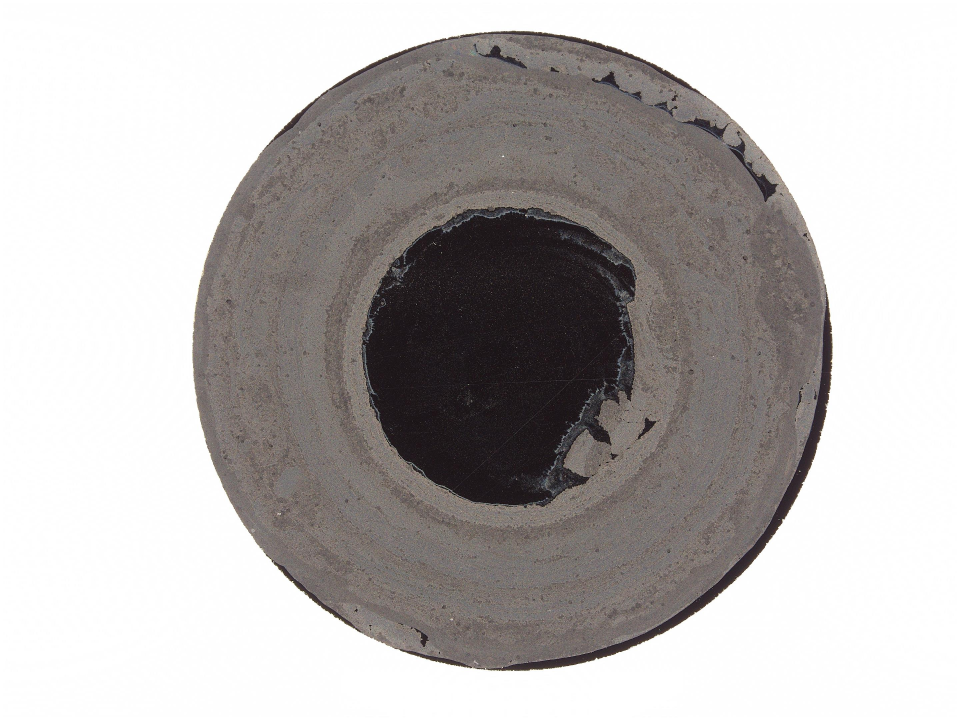
#> input picture Image/01.jpg, 2880 x 2160 px (shown at 1/3 size); its folder holds only this picture in this run
$ jupyter execute 240827_Figure.ipynb
#> lines starting #> are read from the running program, lines starting #| are printed output that depends on the picture; after the words box and inside, x2 and y2 are one past the last pixel; in counts of white or black regions, pixels touching at a corner belong together; long printed decimals are rounded
[cell 1]
import cv2
import numpy as np
import matplotlib.pyplot as plt
import glob
import os
import pandas as pd
import seaborn as sns
from sklearn.model_selection import train_test_split
from sklearn.linear_model import LogisticRegression
import shutil

DEBUG = False
HARD_LIMIT_DIM = 500

# Define the path for images
path = r'.\Image\*.jpg'
filenames = glob.glob(path)
print(filenames)

# Define the labels for the DataFrame
labels = ['raw(m)', 'inner(m)', 'middle(m)', 'outer(m)', 'raw(s)', 'inner(s)', 'middle(s)', 'outer(s)']
df = pd.DataFrame(columns=labels)

for filename in filenames:
    # Read the image in grayscale
    img = cv2.imread(filename, cv2.IMREAD_GRAYSCALE)
#> img: shape (2160, 2880); min 0, max 255, mean 181.6
    print(filename)

    # Resize the image (remove if GPU is enabled)
    img_resized = cv2.resize(img, dsize=None, fx=0.25, fy=0.25)
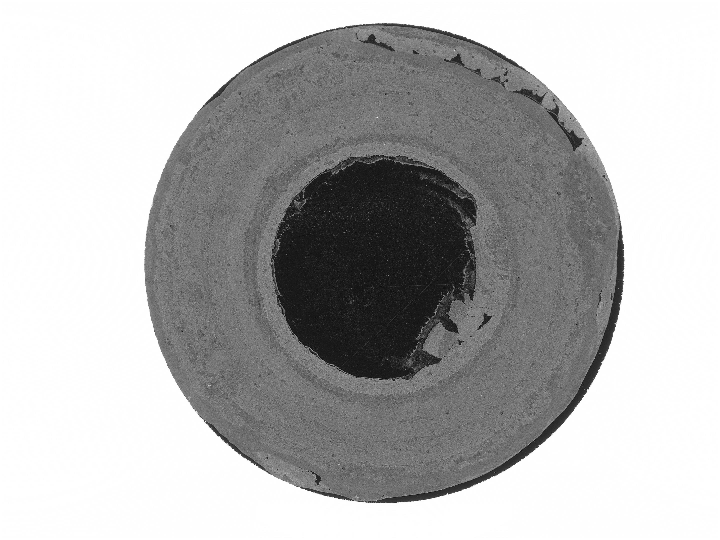
#> img_resized: shape (540, 720); min 5, max 255, mean 181.6
    cv2.imwrite('img.jpg', img_resized, [int(cv2.IMWRITE_JPEG_QUALITY), 100])

    print('size:{}'.format(img_resized.size))
#| size:388800
    print('shape:{}'.format(img_resized.shape))
#| shape:(540, 720)

    # Apply a median filter
    img_median = cv2.medianBlur(img_resized, 15)

    # Perform Hough Circle Transformation
    circles = cv2.HoughCircles(img_median, cv2.HOUGH_GRADIENT, 1.5, 50, param1=150, param2=100, minRadius=200, maxRadius=300)
#> circles = [[383.2, 264.8, 238.6]]

    # Check if any circles are detected
    if circles is not None:
        circles = np.uint16(np.around(circles))
#> circles = [[383, 265, 239]]
        img_edges_hough = cv2.cvtColor(img_resized, cv2.COLOR_GRAY2BGR)

        # Draw all detected circles
        for i in circles[0, :]:
            cv2.circle(img_edges_hough, (i[0], i[1]), i[2], (0, 255, 0), 2)
            cv2.circle(img_edges_hough, (i[0], i[1]), 2, (0, 0, 255), 3)
#> this loop made 1 pass
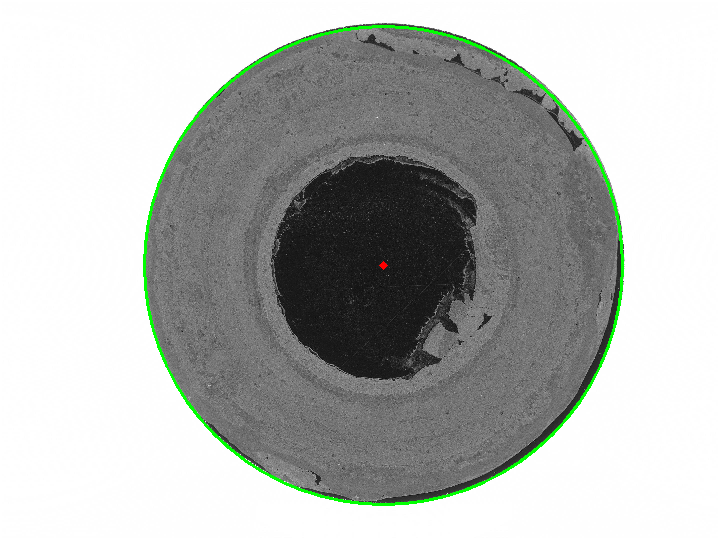
#> img_edges_hough: shape (540, 720, 3); mean B, G, R 179.8, 182.8, 179.9

        # Extract the largest circle that doesn't exceed HARD_LIMIT_DIM
        biggestCircle = max(circles[0, :], key=lambda x: x[2] if x[2] <= HARD_LIMIT_DIM else 0)
#> biggestCircle = [383, 265, 239]
        print('biggest circle:', biggestCircle)
#| biggest circle: [383 265 239]

        cv2.circle(img_edges_hough, (biggestCircle[0], biggestCircle[1]), biggestCircle[2], (255, 0, 0), 10)
        cv2.circle(img_edges_hough, (biggestCircle[0], biggestCircle[1]), 2, (255, 0, 0), 10)
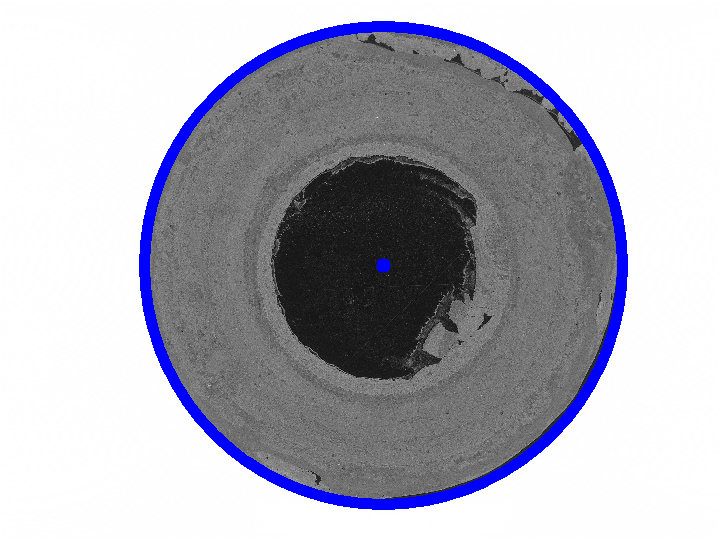
#> img_edges_hough: shape (540, 720, 3); mean B, G, R 185.6, 174.7, 174.7

        # Generate data set for ML
        a = 0.57350362
        b = 0.816496821

        # Calculate radii
        interRad = int(a * biggestCircle[2])
#> interRad = 137
        midRad = int(b * biggestCircle[2])
#> midRad = 195
        outerRad = int(biggestCircle[2])
#> outerRad = 239
        print('radius:', interRad, midRad, outerRad)
#| radius: 137 195 239

        # Create masks for different circle regions
        shape = img_edges_hough.shape[1::-1]
#> shape = (720, 540)
        interMask = np.zeros((shape[1], shape[0]), dtype=np.uint8)
        cv2.circle(interMask, center=(biggestCircle[0], biggestCircle[1]), radius=interRad, color=255, thickness=-1)
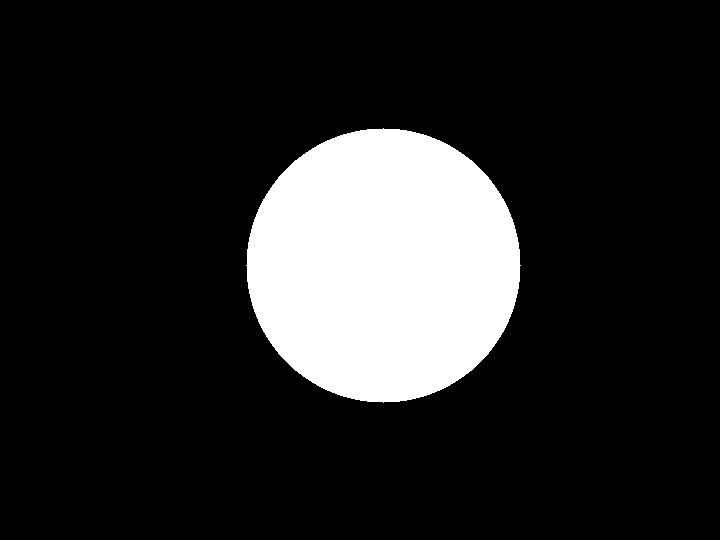
#> interMask: shape (540, 720); 15.2% white; 1 white region, box (x1, y1, x2, y2) and area: (246, 128, 521, 403) 58941

        midCircle = np.zeros((shape[1], shape[0]), dtype=np.uint8)
        cv2.circle(midCircle, center=(biggestCircle[0], biggestCircle[1]), radius=midRad, color=255, thickness=-1)
#> midCircle: shape (540, 720); 30.7% white; 1 white region, box (x1, y1, x2, y2) and area: (188, 70, 579, 461) 119433

        outerCircle = np.zeros((shape[1], shape[0]), dtype=np.uint8)
        cv2.circle(outerCircle, center=(biggestCircle[0], biggestCircle[1]), radius=outerRad, color=255, thickness=-1)
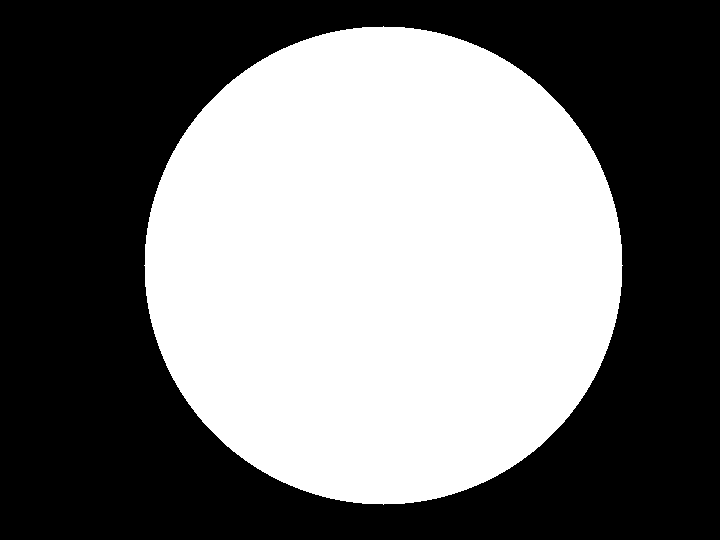
#> outerCircle: shape (540, 720); 46.1% white; 1 white region, box (x1, y1, x2, y2) and area: (144, 26, 623, 505) 179373

        midMask = ~interMask & midCircle
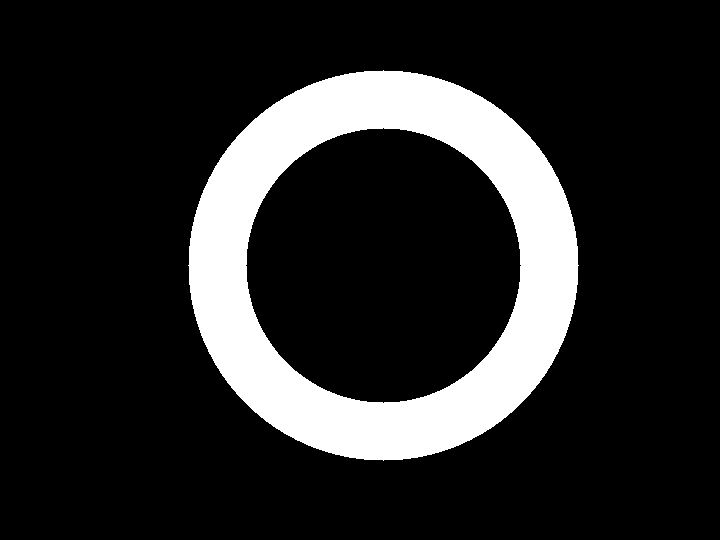
#> midMask: shape (540, 720); 15.6% white; 1 white region, box (x1, y1, x2, y2) and area: (188, 70, 579, 461) 60492
        outerMask = ~midCircle & outerCircle
#> outerMask: shape (540, 720); 15.4% white; 1 white region, box (x1, y1, x2, y2) and area: (144, 26, 623, 505) 59940

        # Normalize the image
        norm = cv2.normalize(img_resized, None, alpha=5, beta=250, norm_type=cv2.NORM_MINMAX, mask=outerCircle)
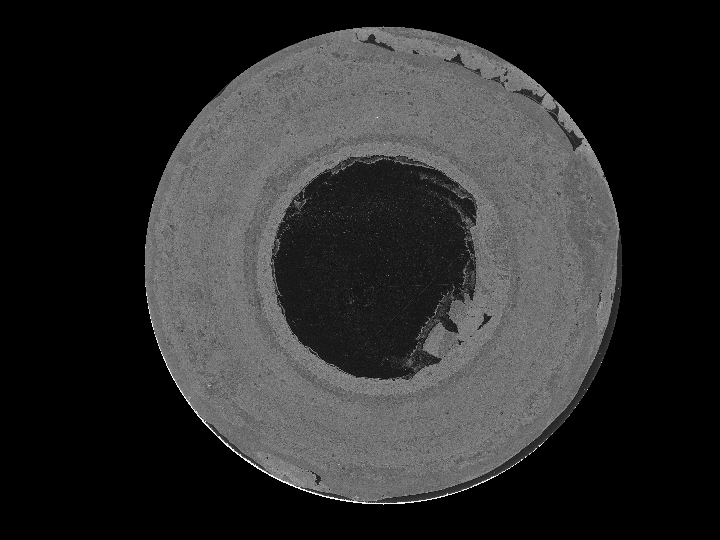
#> norm: shape (540, 720); min 0, max 250, mean 44.6
        all_mean, all_std = cv2.meanStdDev(norm, mask=outerCircle)
#> all_mean = [96.6]; all_std = [37.19]

        inner = norm.copy()
        middle = norm.copy()
        outer = norm.copy()

        # Edge detection using Canny
        img_edges = cv2.Canny(norm, 300, 300)
#> img_edges: shape (540, 720); 1.1% white in thin lines or dots, all inside (x1, y1, x2, y2) = (144, 26, 623, 505)
        inner_edge = img_edges.copy()
        middle_edge = img_edges.copy()
        outer_edge = img_edges.copy()

        inner[interMask == 0] = [255]
        middle[midMask == 0] = [255]
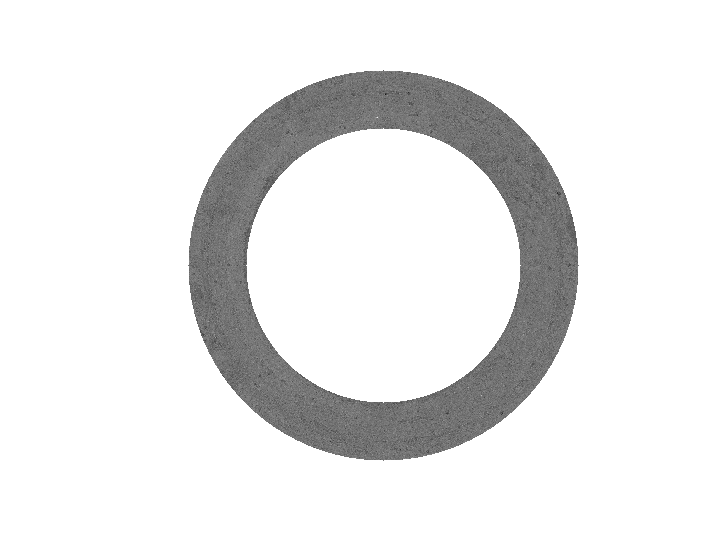
#> middle: shape (540, 720); min 20, max 255, mean 233.1
        outer[outerMask == 0] = [255]
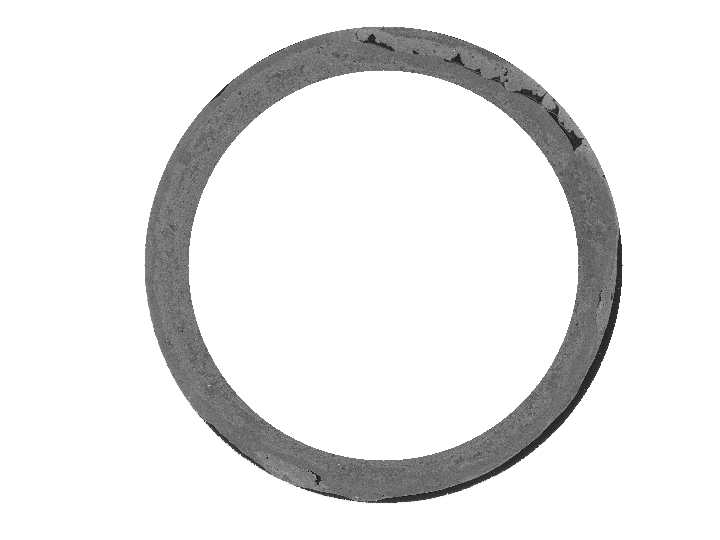
#> outer: shape (540, 720); min 14, max 255, mean 232.8

        # Calculate mean and standard deviation for each region
        i_mean, i_std = cv2.meanStdDev(inner, mask=interMask)
#> i_mean = [64.24]; i_std = [43.31]
        m_mean, m_std = cv2.meanStdDev(middle, mask=midMask)
#> m_mean = [114.1]; m_std = [11.69]
        o_mean, o_std = cv2.meanStdDev(outer, mask=outerMask)
#> o_mean = [110.8]; o_std = [24.85]
        all_edge_mean, all_edge_std = cv2.meanStdDev(img_edges, mask=outerCircle)
#> all_edge_mean = [4.84]; all_edge_std = [34.79]
        i_edge_mean, i_edge_std = cv2.meanStdDev(img_edges, mask=interMask)
#> i_edge_mean = [6]; i_edge_std = [38.67]
        m_edge_mean, m_edge_std = cv2.meanStdDev(img_edges, mask=midMask)
#> m_edge_mean = [0.0379]; m_edge_std = [3.11]
        o_edge_mean, o_edge_std = cv2.meanStdDev(img_edges, mask=outerMask)
#> o_edge_mean = [8.53]; o_edge_std = [45.86]

        print('All mean-std:', all_mean[0][0])
#| All mean-std: 96.600
        print('inner mean-std:', i_mean[0][0])
#| inner mean-std: 64.243
        print('middle mean-std:', m_mean[0][0])
#| middle mean-std: 114.076
        print('outer mean-std:', o_mean[0][0])
#| outer mean-std: 110.782

        # Create a temporary DataFrame to store the results
        temp = [[all_mean[0][0], i_mean[0][0], m_mean[0][0], o_mean[0][0], all_std[0][0], i_std[0][0], m_std[0][0], o_std[0][0]]]
#> temp = [[96.6, 64.24, 114.1, 110.8, 37.19, 43.31, 11.69, 24.85]]
        df_temp = pd.DataFrame(temp, columns=labels)
#> df_temp = table of 1 rows and 8 columns

        # Append the results to the main DataFrame
        df = pd.concat([df, df_temp], axis=0, ignore_index=True)
#> df = table of 1 rows and 8 columns

        # Plot and save images for debugging
        if DEBUG:
            l = 3
            m = 4
            i = 0

            i += 1
            ax = plt.subplot(l, m, i)
            plt.axis('off')
            plt.imshow(cv2.cvtColor(img_resized, cv2.COLOR_BGR2RGB))
            ax.set_title('img_resized')

            i += 1
            ax = plt.subplot(l, m, i)
            plt.axis('off')
            plt.imshow(cv2.cvtColor(img_median, cv2.COLOR_BGR2RGB))
            ax.set_title('img_median')

            i += 1
            ax = plt.subplot(l, m, i)
            plt.axis('off')
            plt.imshow(cv2.cvtColor(img_edges, cv2.COLOR_BGR2RGB))
            ax.set_title('img_edges')

            i += 1
            ax = plt.subplot(l, m, i)
            plt.axis('off')
            plt.imshow(cv2.cvtColor(img_edges_hough, cv2.COLOR_BGR2RGB))
            ax.set_title('img_edges_hough')

            i += 1
            ax = plt.subplot(l, m, i)
            plt.axis('off')
            plt.imshow(cv2.cvtColor(norm, cv2.COLOR_BGR2RGB))
            ax.set_title('norm')

            i += 1
            ax = plt.subplot(l, m, i)
            plt.axis('off')
            plt.imshow(cv2.cvtColor(interMask, cv2.COLOR_BGR2RGB))
            ax.set_title('interMask')

            i += 1
            ax = plt.subplot(l, m, i)
            plt.axis('off')
            plt.imshow(cv2.cvtColor(midMask, cv2.COLOR_BGR2RGB))
            ax.set_title('midMask')

            i += 1
            ax = plt.subplot(l, m, i)
            plt.axis('off')
            plt.imshow(cv2.cvtColor(outerMask, cv2.COLOR_BGR2RGB))
            ax.set_title('outerMask')

            i += 1
            ax = plt.subplot(l, m, i)
            plt.axis('off')
            plt.imshow(cv2.cvtColor(inner_edge, cv2.COLOR_BGR2RGB))
            ax.set_title('inner_edge')

            i += 1
            ax = plt.subplot(l, m, i)
            plt.axis('off')
            plt.imshow(cv2.cvtColor(middle_edge, cv2.COLOR_BGR2RGB))
            ax.set_title('middle_edge')

            i += 1
            ax = plt.subplot(l, m, i)
            plt.axis('off')
            plt.imshow(cv2.cvtColor(outer_edge, cv2.COLOR_BGR2RGB))
            ax.set_title('outer_edge')

            plt.show()
            plt.clf()
    else:
        print("No circles were found in this image.")

#-- print and save data --#
RDE = np.loadtxt('ORR.csv')

T_value = 2.082677039
ON_error = 0.07
ON_line_upper = (1+ON_error)*T_value
ON_line_lower = (1-ON_error)*T_value

folder = ['Image']  # Save location
Slope = []
# Slope.append('result')

for l in range(len(RDE)):
    if RDE[l] < ON_line_lower:
        Slope.append(0)
    elif RDE[l] > ON_line_upper:
        Slope.append(0)
    else:
        Slope.append(1)

print(Slope)
result = pd.DataFrame(Slope, columns=['result'])
print(result)

df = pd.concat([df, result], axis=1, ignore_index=False)
#> df = table of 85 rows and 9 columns
df.to_csv('result.csv')

# Violin plot
plt.style.use('default')
sns.set()
sns.set_style('white')
sns.set_palette('bright')

df = pd.read_csv('result.csv', index_col=0)
#> (reads result.csv from the repository)
df = df.drop(columns=['raw(s)', 'inner(s)', 'middle(s)', 'outer(s)', 'result'])
df = df.rename(columns={'raw(m)': 'raw', 'inner(m)': 'inner', 'middle(m)': 'middle', 'outer(m)': 'outer'})

fig = plt.figure(figsize=[11, 8.5])
ax = fig.add_subplot(1, 1, 1)
sns.violinplot(data=df, ax=ax)
fontsize = 30
ax.set_ylabel('Mean value (-)', fontsize=fontsize)
plt.yticks(fontsize=fontsize)
plt.xticks(fontsize=fontsize)
ax.set_ylim(0, 255)
sns.set(font_scale=1, style='ticks')
plt.savefig("img_violin_pub.tif", format="tif", dpi=300)
plt.show()

# Load data for training
data = pd.read_csv("result.csv", sep=",")

# Independent variables
columns = ['raw(m)', 'inner(m)', 'middle(m)', 'outer(m)', 'raw(s)', 'inner(s)', 'middle(s)', 'outer(s)']
data_x = data.loc[:, columns].values

# Dependent variable
data_y = data['result'].values

pp = data.dropna(subset=['result'])
pp = pp.replace({'result': {0: 'NG', 1: 'OK'}})
pp = pp.rename(columns={'result': 'Decision'})

pp1 = sns.pairplot(pp, hue='Decision', markers=['X', 'o'], vars=columns)
pp1._legend.remove()
pp1.savefig('pairplot.tif', format="tif", dpi=300)
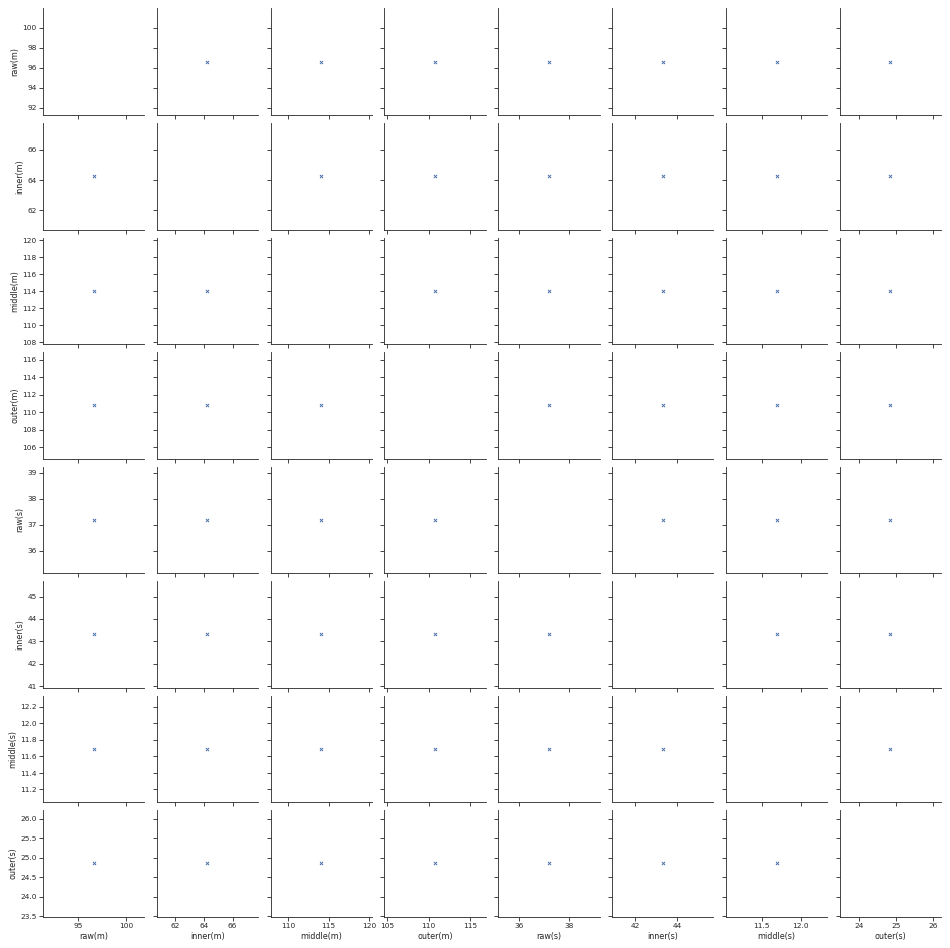
#> figure drawn by matplotlib, 56 panels
plt.show()
